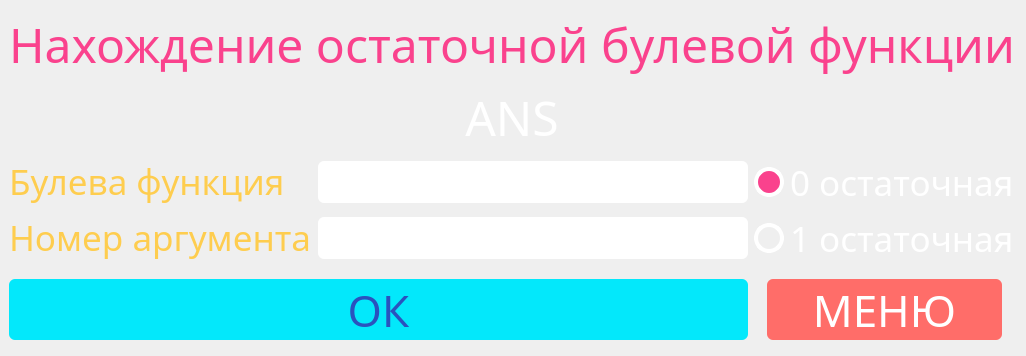
      <widget class="QWidget" name="page_2">
       <property name="autoFillBackground">
        <bool>false</bool>
       </property>
       <property name="styleSheet">
        <string notr="true">#page_2 {
background-color: #18011b;
color: #fff;
background-image: url(:/images/1.png)
}

QLineEdit{

	box-sizing: border-box;
	outline: none;
	border: none;  
	border-radius: 6px;
	color: #18011b;
}

#ans2{
 color: #fff;
}

QPushButton {
    display: inline-block;	
	box-sizing: border-box;
	
	outline: none;
	border: none;  
	border-radius: 6px;

	color: #2a52be;
    margin: 10 px 5 px 10 px 5 px;
	background-color: #03e8fb;
	cursor: pointer;
	user-select: none;
	appearance: none;
	touch-action: manipulation;
}

QPushButton:hover {
  background-color: #ffd56b;
  color: #ff7538;
}

QPushButton:pressed {
	background-color: #AAAAAA;
    color: #fff;
}

QPushButton:enabled {
	pointer-events: none;
	opacity: 0;
}

QPushButton#pushButton_backtomenu2{
  background-color: #ff6d69;
  color: #fff;
}
QPushButton#pushButton_backtomenu2:hover{
  background-color: #ff3c36;
}
QPushButton#pushButton_backtomenu2:hover:pressed {
	background-color: #AAAAAA;
    color: #fff;
}

QRadioButton {
    color:                  white;
}

QRadioButton::indicator {
    width:                  22 px;
    height:                 22 px;
    border-radius:          15px;
}

QRadioButton::indicator:checked {
    background-color:       #fa428d;
    border:                 4px solid white;
}

QRadioButton::indicator:unchecked {
    background-color:rgba(0, 0, 0, 0.0);
    border:                 4px solid white;
}</string>
       </property>
       <layout class="QVBoxLayout" name="verticalLayout_3">
        <property name="spacing">
         <number>6</number>
        </property>
        <property name="leftMargin">
         <number>9</number>
        </property>
        <item>
         <widget class="QLabel" name="label_6">
          <property name="sizePolicy">
           <sizepolicy hsizetype="Preferred" vsizetype="Maximum">
            <horstretch>0</horstretch>
            <verstretch>0</verstretch>
           </sizepolicy>
          </property>
          <property name="font">
           <font>
            <family>XDRA Heavy</family>
            <pointsize>36</pointsize>
           </font>
          </property>
          <property name="text">
           <string>&lt;html&gt;&lt;head/&gt;&lt;body&gt;&lt;p&gt;&lt;span style=&quot; color:#fa428d;&quot;&gt;Нахождение остаточной булевой функции&lt;/span&gt;&lt;/p&gt;&lt;/body&gt;&lt;/html&gt;</string>
          </property>
          <property name="alignment">
           <set>Qt::AlignCenter</set>
          </property>
         </widget>
        </item>
        <item>
         <widget class="QLabel" name="ans2">
          <property name="font">
           <font>
            <family>XDRA Heavy</family>
            <pointsize>36</pointsize>
           </font>
          </property>
          <property name="text">
           <string>ANS</string>
          </property>
          <property name="alignment">
           <set>Qt::AlignCenter</set>
          </property>
         </widget>
        </item>
        <item>
         <layout class="QGridLayout" name="gridLayout_4">
          <property name="spacing">
           <number>6</number>
          </property>
          <item row="1" column="0">
           <widget class="QLabel" name="label_2">
            <property name="sizePolicy">
             <sizepolicy hsizetype="Maximum" vsizetype="Preferred">
              <horstretch>0</horstretch>
              <verstretch>0</verstretch>
             </sizepolicy>
            </property>
            <property name="font">
             <font>
              <family>XDRA Heavy</family>
              <pointsize>26</pointsize>
             </font>
            </property>
            <property name="text">
             <string>&lt;html&gt;&lt;head/&gt;&lt;body&gt;&lt;p&gt;&lt;span style=&quot; color:#fecd4f;&quot;&gt;Номер аргумента&lt;/span&gt;&lt;/p&gt;&lt;/body&gt;&lt;/html&gt;</string>
            </property>
           </widget>
          </item>
          <item row="0" column="0">
           <widget class="QLabel" name="label">
            <property name="sizePolicy">
             <sizepolicy hsizetype="Maximum" vsizetype="Preferred">
              <horstretch>0</horstretch>
              <verstretch>0</verstretch>
             </sizepolicy>
            </property>
            <property name="font">
             <font>
              <family>XDRA Heavy</family>
              <pointsize>26</pointsize>
             </font>
            </property>
            <property name="text">
             <string>&lt;html&gt;&lt;head/&gt;&lt;body&gt;&lt;p&gt;&lt;span style=&quot; color:#fecd4f;&quot;&gt;Булева функция&lt;/span&gt;&lt;/p&gt;&lt;/body&gt;&lt;/html&gt;</string>
            </property>
           </widget>
          </item>
          <item row="2" column="0" colspan="2">
           <widget class="QPushButton" name="pushButton_start2">
            <property name="sizePolicy">
             <sizepolicy hsizetype="Expanding" vsizetype="Maximum">
              <horstretch>0</horstretch>
              <verstretch>0</verstretch>
             </sizepolicy>
            </property>
            <property name="font">
             <font>
              <family>XDRA Heavy</family>
              <pointsize>33</pointsize>
             </font>
            </property>
            <property name="text">
             <string>ОК</string>
            </property>
           </widget>
          </item>
          <item row="0" column="1">
           <widget class="QLineEdit" name="Line2_function">
            <property name="sizePolicy">
             <sizepolicy hsizetype="Expanding" vsizetype="Maximum">
              <horstretch>0</horstretch>
              <verstretch>0</verstretch>
             </sizepolicy>
            </property>
            <property name="font">
             <font>
              <family>XDRA Heavy</family>
              <pointsize>22</pointsize>
             </font>
            </property>
            <property name="layoutDirection">
             <enum>Qt::LeftToRight</enum>
            </property>
            <property name="text">
             <string/>
            </property>
            <property name="alignment">
             <set>Qt::AlignCenter</set>
            </property>
           </widget>
          </item>
          <item row="2" column="3" alignment="Qt::AlignHCenter">
           <widget class="QPushButton" name="pushButton_backtomenu2">
            <property name="sizePolicy">
             <sizepolicy hsizetype="Maximum" vsizetype="Maximum">
              <horstretch>0</horstretch>
              <verstretch>0</verstretch>
             </sizepolicy>
            </property>
            <property name="font">
             <font>
              <family>XDRA Heavy</family>
              <pointsize>33</pointsize>
             </font>
            </property>
            <property name="text">
             <string>    МЕНЮ    </string>
            </property>
           </widget>
          </item>
          <item row="1" column="3" alignment="Qt::AlignHCenter">
           <widget class="QRadioButton" name="radioButton_1">
            <property name="sizePolicy">
             <sizepolicy hsizetype="Preferred" vsizetype="Preferred">
              <horstretch>0</horstretch>
              <verstretch>0</verstretch>
             </sizepolicy>
            </property>
            <property name="font">
             <font>
              <family>XDRA Heavy</family>
              <pointsize>26</pointsize>
             </font>
            </property>
            <property name="layoutDirection">
             <enum>Qt::LeftToRight</enum>
            </property>
            <property name="autoFillBackground">
             <bool>false</bool>
            </property>
            <property name="text">
             <string>1 остаточная</string>
            </property>
           </widget>
          </item>
          <item row="1" column="1">
           <widget class="QLineEdit" name="Line2_arg">
            <property name="sizePolicy">
             <sizepolicy hsizetype="Expanding" vsizetype="Maximum">
              <horstretch>0</horstretch>
              <verstretch>0</verstretch>
             </sizepolicy>
            </property>
            <property name="font">
             <font>
              <family>XDRA Heavy</family>
              <pointsize>22</pointsize>
             </font>
            </property>
            <property name="alignment">
             <set>Qt::AlignCenter</set>
            </property>
           </widget>
          </item>
          <item row="0" column="3">
           <widget class="QRadioButton" name="radioButton_0">
            <property name="sizePolicy">
             <sizepolicy hsizetype="Preferred" vsizetype="Preferred">
              <horstretch>0</horstretch>
              <verstretch>0</verstretch>
             </sizepolicy>
            </property>
            <property name="font">
             <font>
              <family>XDRA Heavy</family>
              <pointsize>26</pointsize>
             </font>
            </property>
            <property name="layoutDirection">
             <enum>Qt::LeftToRight</enum>
            </property>
            <property name="autoFillBackground">
             <bool>false</bool>
            </property>
            <property name="text">
             <string>0 остаточная</string>
            </property>
            <property name="checked">
             <bool>true</bool>
            </property>
           </widget>
          </item>
         </layout>
        </item>
       </layout>
      </widget>
